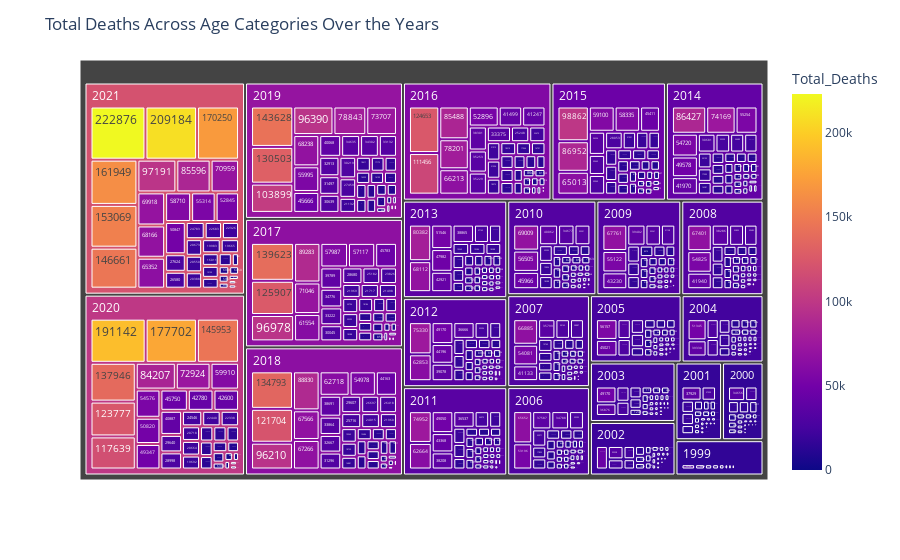

Here is the notebook cell this chart was saved with:
### Markdown cell above
## Death by Year - Tree Map

### Code cell
# Calculate the total deaths for each year
sorted_deaths['Total_Deaths'] = sorted_deaths.iloc[:, 4:].sum(axis=1)

# Create a Treemap
fig = px.treemap(sorted_deaths, path=['Year', 'Total_Deaths'], values='Total_Deaths',
                 color='Total_Deaths', hover_data=['Year'])
fig.update_layout(title='Total Deaths Across Age Categories Over the Years')
fig.show()

### Figure 1 — Plotly figure (JSON) as saved in the notebook; plotly's stock layout.template omitted (floating-point values rounded to 4 significant figures; data arrays with more than 128 entries replaced by an {"elided": "..."} marker saying what was removed)
{"data": [{"branchvalues": "total", "customdata": {"elided": "941x2 float values"}, "domain": {"x": [0, 1], "y": [0, 1]}, "hovertemplate": "labels=%{label}<br>Total_Deaths_sum=%{value}<br>parent=%{parent}<br>id=%{id}<br>Year=%{customdata[0]}<br>Total_Deaths=%{color}<extra></extra>", "ids": {"elided": "941 str values"}, "labels": {"elided": "941 str values"}, "marker": {"coloraxis": "coloraxis", "colors": {"elided": "941 float values"}}, "name": "", "parents": {"elided": "941 str values"}, "type": "treemap", "values": {"elided": "941 int values"}}], "layout": {"coloraxis": {"colorbar": {"title": {"text": "Total_Deaths"}}, "colorscale": [[0, "#0d0887"], [0.1111, "#46039f"], [0.2222, "#7201a8"], [0.3333, "#9c179e"], [0.4444, "#bd3786"], [0.5556, "#d8576b"], [0.6667, "#ed7953"], [0.7778, "#fb9f3a"], [0.8889, "#fdca26"], [1, "#f0f921"]]}, "legend": {"tracegroupgap": 0}, "margin": {"t": 60}, "title": {"text": "Total Deaths Across Age Categories Over the Years"}}}
